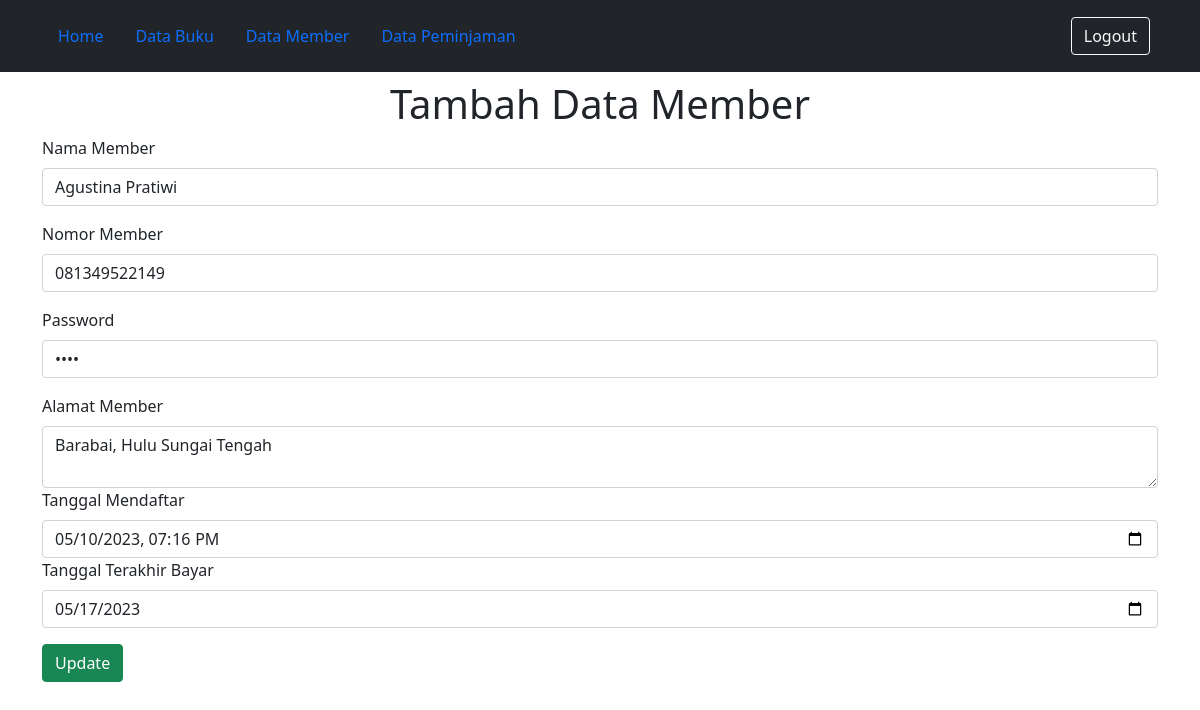
The app's page /FormMember.php?id_member=2 (signed in) with its own data.
### tables this page shows
CREATE TABLE `member` (
  `id_member` int(12) NOT NULL,
  `nama_member` varchar(250) NOT NULL,
  `nomor_member` varchar(15) NOT NULL,
  `password` varchar(50) NOT NULL,
  `alamat` text NOT NULL,
  `tgl_mendaftar` datetime NOT NULL,
  `tgl_terakhir_bayar` date NOT NULL
);

### Koneksi.php (called while the page is built, shortened)
<?php
function koneksi()
{
    try {
        $dbh = new PDO('mysql:host=localhost;dbname=prak501', "root", "");
        $dbh->setAttribute( PDO::ATTR_ERRMODE, PDO::ERRMODE_EXCEPTION );
      }
      catch (PDOException $e) {
        print "Koneksi atau query bermasalah: " . $e->getMessage() . "<br/>";
        die();
      }
    return $dbh;
}
?>

### FormMember.php (the view, shortened to what this page needs)
<!DOCTYPE html>
<html lang="en">
<head>
    <link href="https://cdn.jsdelivr.net/npm/bootstrap@5.1.3/dist/css/bootstrap.min.css" rel="stylesheet">
</head>
<body>
    <?php
        include_once('Model.php');
        if (isset($_GET['id_member'])) {
            editMember();
        }
    ?>
    <div class="container">
        <div class="row">
            <form action="" method="post">
                <h1 style="text-align: center;" class="mt-2">Tambah Data Member</h1>
                    <label for="nama_member" class="form-label">Nama Member</label>
                    <input type="text" name="nama_member" id="nama_member" class="form-control mb-3" value="<?php if(isset($_GET['id_member']))  echo $result[0]["nama_member"] ?>" required>
                    <label for="nomor_member" class="form-label">Nomor Member</label>
                    <input type="text" name="nomor_member" id="nomor_member" class="form-control mb-3" value="<?php if(isset($_GET['id_member'])) echo $result[0]["nomor_member"] ?>" required>
                    <label for="password" class="form-label">Password</label>
                    <input type="password" name="password" id="password" class="form-control mb-3" value="<?php if (isset($_GET['id_member'])) echo $result[0]["password"] ?>" required>
                    <label for="alamat" class="form-label">Alamat Member</label>
                    <textarea name="alamat" id="alamat" class="form-control" required><?php if(isset($_GET['id_member'])) echo $result[0]["alamat"] ?> </textarea>
                    <label for="tgl_mendaftar" class="form-label">Tanggal Mendaftar</label>
                    <input type="datetime-local" name="tgl_mendaftar" id="tgl_mendaftar" class="form-control" value ="<?php if(isset($_GET['id_member'])) echo date('Y-m-d\TH:i', strtotime($result[0]["tgl_mendaftar"]))?>" required>
                    <label for="tgl_terakhir_bayar"class="form-label">Tanggal Terakhir Bayar</label>
                    <input type="date" name="tgl_terakhir_bayar" id="tgl_terakhir_bayar" class="form-control" value="<?php if(isset($_GET['id_member'])) echo  $result[0]["tgl_terakhir_bayar"] ?>" required>
                    <?php
                    if (isset($_GET['id_member'])) {
                        echo "<button type=\"submit\" class=\"btn btn-success mt-3\" name=\"update\"> Update </button>";
                    }
                    else {
                        echo "<button type=\"submit\" class=\"btn btn-success mt-3\" name=\"tambah\"> Tambah </button>";
                    }
                    ?>
                </div>
            </div>
    </body>
</html>

### records on screen
member: nama_member "Agustina Pratiwi", nomor_member "081349522149", alamat "Barabai, Hulu Sungai Tengah", tgl_mendaftar "05/10/2023 19:16", tgl_terakhir_bayar "05/17/2023"
